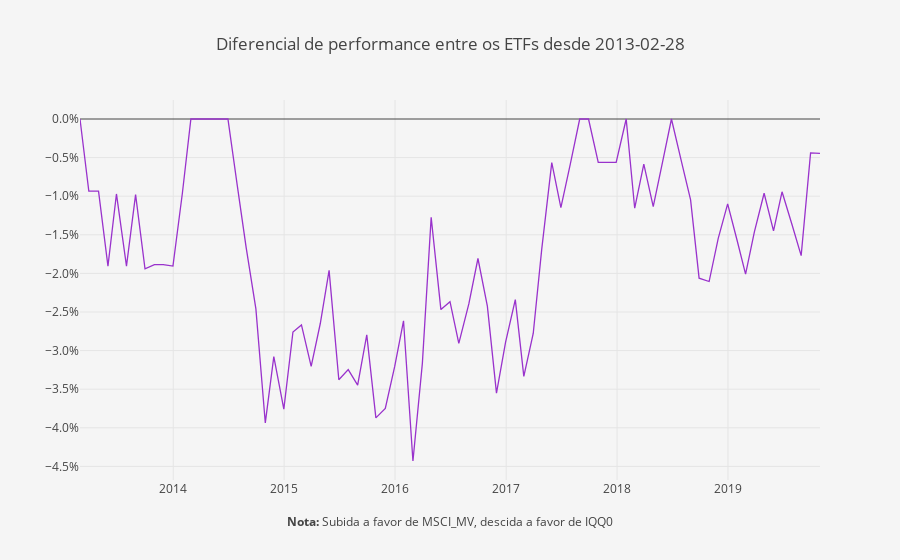

The code cell stored with this chart in its notebook:
### Code cell
layout = go.Layout(
    title='Diferencial de performance entre os ETFs desde ' + Begin,
    plot_bgcolor='#f5f5f5',
    paper_bgcolor='#f5f5f5',
    xaxis=dict(
        title='<b>Nota:</b> Subida a favor de MSCI_MV, descida a favor de IQQ0',
        showgrid=True,
        titlefont=dict(size=12),
    ),
    yaxis=dict(
        title='',
        showgrid=True,
        zeroline=True, # Adicionar ou não a zero line
        tickformat=".1%" # tickformat=".2%" se quiseres mais casas decimais
    ))

trace0 = go.Scatter(
    x = fundos.index,
    y = (round(((fundos.iloc[:, 0]/fundos.iloc[:, 1])- 1), 5)),
    name = 'Portfolio',
    line = dict(
        color = 'darkorchid',
        width = 1.3)
)

data = [trace0]
        
fig = go.Figure(data=data, layout=layout)
py.iplot(fig)

### Figure 1 — Plotly figure (JSON) as saved in the notebook; plotly's stock layout.template omitted (floating-point values rounded to 4 significant figures)
{"data": [{"line": {"color": "darkorchid", "width": 1.3}, "name": "Portfolio", "type": "scatter", "uid": "0e19a111-cf92-4190-9862-d579916ba190", "x": ["2013-02-28", "2013-03-29", "2013-04-30", "2013-05-31", "2013-06-28", "2013-07-31", "2013-08-30", "2013-09-30", "2013-10-31", "2013-11-29", "2013-12-31", "2014-01-31", "2014-02-28", "2014-03-31", "2014-04-30", "2014-05-30", "2014-06-30", "2014-07-31", "2014-08-29", "2014-09-30", "2014-10-31", "2014-11-28", "2014-12-31", "2015-01-30", "2015-02-27", "2015-03-31", "2015-04-30", "2015-05-29", "2015-06-30", "2015-07-31", "2015-08-31", "2015-09-30", "2015-10-30", "2015-11-30", "2015-12-31", "2016-01-29", "2016-02-29", "2016-03-31", "2016-04-29", "2016-05-31", "2016-06-30", "2016-07-29", "2016-08-31", "2016-09-30", "2016-10-31", "2016-11-30", "2016-12-30", "2017-01-31", "2017-02-28", "2017-03-31", "2017-04-28", "2017-05-31", "2017-06-30", "2017-07-31", "2017-08-31", "2017-09-29", "2017-10-31", "2017-11-30", "2017-12-29", "2018-01-31", "2018-02-28", "2018-03-30", "2018-04-30", "2018-05-31", "2018-06-29", "2018-07-31", "2018-08-31", "2018-09-28", "2018-10-31", "2018-11-30", "2018-12-31", "2019-01-31", "2019-02-28", "2019-03-29", "2019-04-30", "2019-05-31", "2019-06-28", "2019-07-31", "2019-08-30", "2019-09-30", "2019-10-31"], "y": [0, -0.00935, -0.00935, -0.01905, -0.00971, -0.01905, -0.0098, -0.01942, -0.01887, -0.01887, -0.01905, -0.00962, 0, 0, 0, 0, 0, -0.0087, -0.01667, -0.02459, -0.03937, -0.03077, -0.03759, -0.02759, -0.02667, -0.03205, -0.02649, -0.01961, -0.03378, -0.03247, -0.03448, -0.02797, -0.03871, -0.0375, -0.03205, -0.02614, -0.0443, -0.03165, -0.01274, -0.02469, -0.02367, -0.02907, -0.02395, -0.01807, -0.02424, -0.0355, -0.0289, -0.02339, -0.03333, -0.02778, -0.01685, -0.00565, -0.01149, -0.00585, 0, 0, -0.00562, -0.00562, -0.00562, 0, -0.01156, -0.00585, -0.01136, -0.00552, 0, -0.00535, -0.01047, -0.02062, -0.02105, -0.01546, -0.01099, -0.01571, -0.0201, -0.01463, -0.00962, -0.01449, -0.00943, -0.0137, -0.0177, -0.00439, -0.00444]}], "layout": {"autosize": true, "paper_bgcolor": "#f5f5f5", "plot_bgcolor": "#f5f5f5", "title": {"text": "Diferencial de performance entre os ETFs desde 2013-02-28"}, "xaxis": {"autorange": true, "range": ["2013-02-28", "2019-10-31"], "showgrid": true, "title": {"font": {"size": 12}, "text": "<b>Nota:</b> Subida a favor de MSCI_MV, descida a favor de IQQ0"}, "type": "date"}, "yaxis": {"autorange": true, "range": [-0.04676, 0.002461], "showgrid": true, "tickformat": ".1%", "title": {"text": ""}, "type": "linear", "zeroline": true}}}
